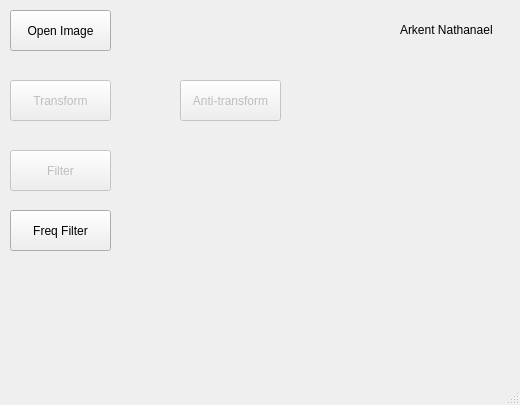
<?xml version="1.0" encoding="UTF-8"?>
<ui version="4.0">
 <class>MainWindow</class>
 <widget class="QMainWindow" name="MainWindow">
  <property name="geometry">
   <rect>
    <x>0</x>
    <y>0</y>
    <width>520</width>
    <height>405</height>
   </rect>
  </property>
  <property name="windowTitle">
   <string>MainWindow</string>
  </property>
  <widget class="QWidget" name="centralWidget">
   <widget class="QPushButton" name="openImageButton">
    <property name="geometry">
     <rect>
      <x>10</x>
      <y>10</y>
      <width>101</width>
      <height>41</height>
     </rect>
    </property>
    <property name="text">
     <string>Open Image</string>
    </property>
   </widget>
   <widget class="QPushButton" name="transformButton">
    <property name="enabled">
     <bool>false</bool>
    </property>
    <property name="geometry">
     <rect>
      <x>10</x>
      <y>80</y>
      <width>101</width>
      <height>41</height>
     </rect>
    </property>
    <property name="text">
     <string>Transform</string>
    </property>
   </widget>
   <widget class="QPushButton" name="antiTransformButton">
    <property name="enabled">
     <bool>false</bool>
    </property>
    <property name="geometry">
     <rect>
      <x>180</x>
      <y>80</y>
      <width>101</width>
      <height>41</height>
     </rect>
    </property>
    <property name="text">
     <string>Anti-transform</string>
    </property>
   </widget>
   <widget class="QPushButton" name="filterButton">
    <property name="enabled">
     <bool>false</bool>
    </property>
    <property name="geometry">
     <rect>
      <x>10</x>
      <y>150</y>
      <width>101</width>
      <height>41</height>
     </rect>
    </property>
    <property name="text">
     <string>Filter</string>
    </property>
   </widget>
   <widget class="QPushButton" name="pushButton">
    <property name="geometry">
     <rect>
      <x>10</x>
      <y>210</y>
      <width>101</width>
      <height>41</height>
     </rect>
    </property>
    <property name="text">
     <string>Freq Filter</string>
    </property>
   </widget>
   <widget class="QLabel" name="label">
    <property name="geometry">
     <rect>
      <x>400</x>
      <y>9</y>
      <width>121</width>
      <height>41</height>
     </rect>
    </property>
    <property name="text">
     <string>Arkent Nathanael</string>
    </property>
   </widget>
  </widget>
  <widget class="QStatusBar" name="statusBar"/>
 </widget>
 <layoutdefault spacing="6" margin="11"/>
 <resources/>
 <connections/>
</ui>
